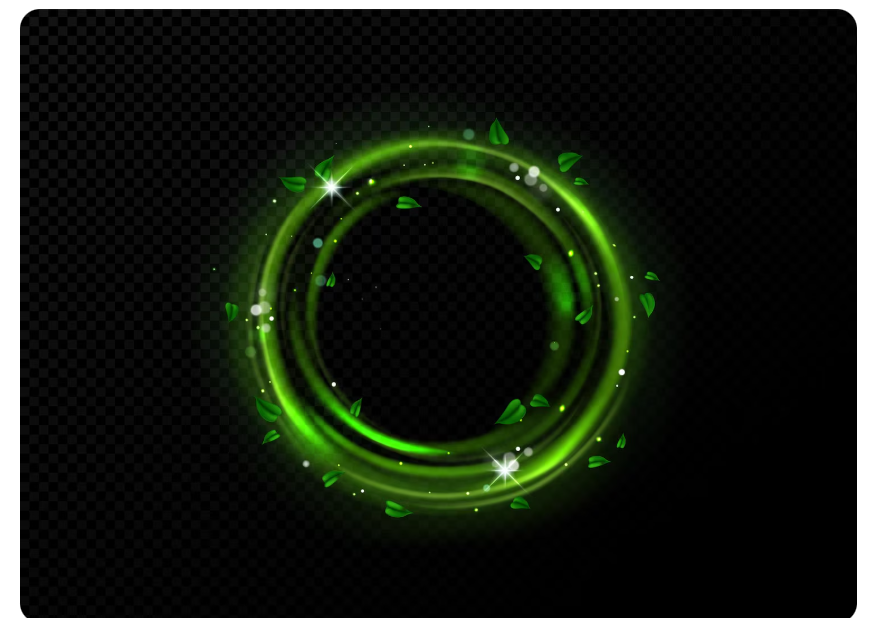
#> input picture Screenshot 2025-09-15 202205.png, 869 x 618 px
$ jupyter execute flipped.ipynb
#> lines starting #> are read from the running program, lines starting #| are printed output that depends on the picture
[cell 1]
import cv2

[cell 2]
image = cv2.imread("Screenshot 2025-09-15 202205.png")
#> image is the input picture: shape (618, 869, 3); mean B, G, R 18.8, 29.3, 22.9
if image is None:
    print("could not load image")
else:
    flipped_horizontal = cv2.flip(image,1)
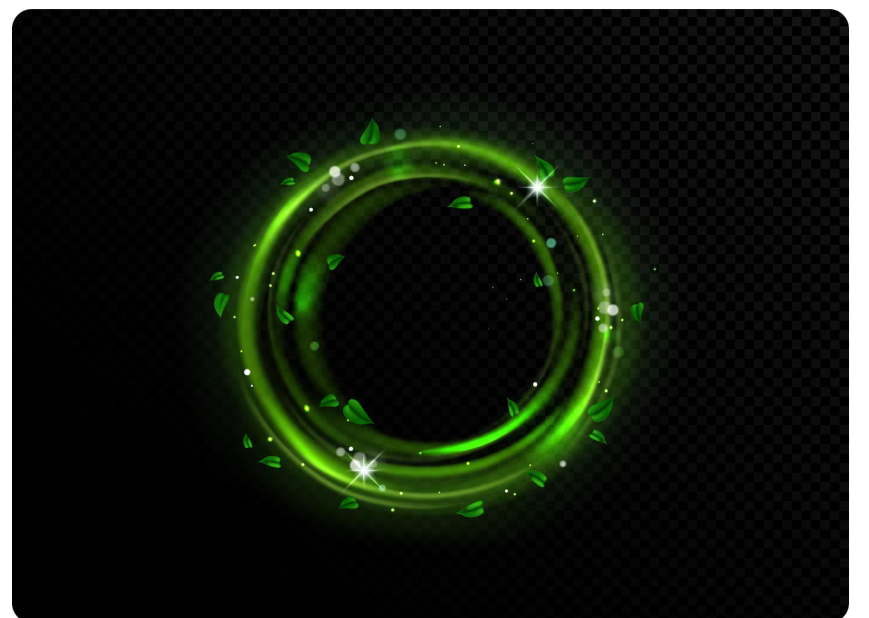
#> flipped_horizontal: shape (618, 869, 3); mean B, G, R 18.8, 29.3, 22.9
    flipped_vertical = cv2.flip(image,0)
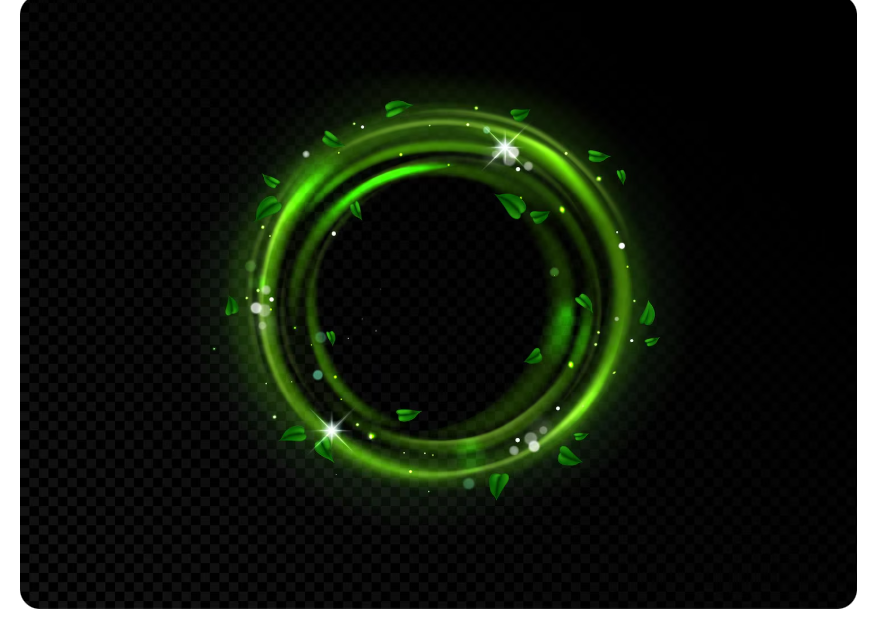
#> flipped_vertical: shape (618, 869, 3); mean B, G, R 18.8, 29.3, 22.9
    flipped_both = cv2.flip(image,-1)
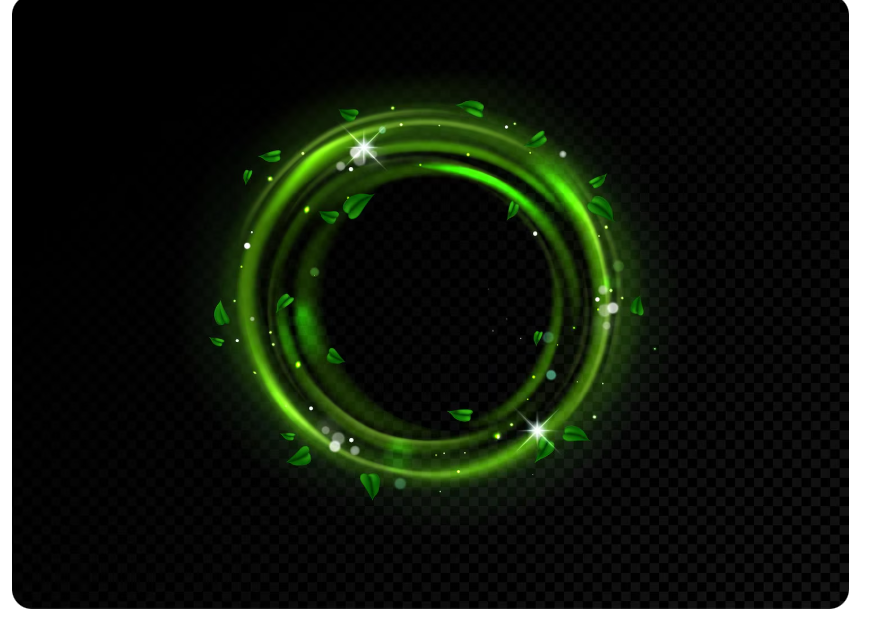
#> flipped_both: shape (618, 869, 3); mean B, G, R 18.8, 29.3, 22.9
    cv2.imshow("original",image)
    cv2.imshow("flipped_horizonal",flipped_horizontal)
    cv2.imshow("flipped_vertical",flipped_vertical)
    cv2.waitKey(0)
    cv2.destroyAllWindows()
